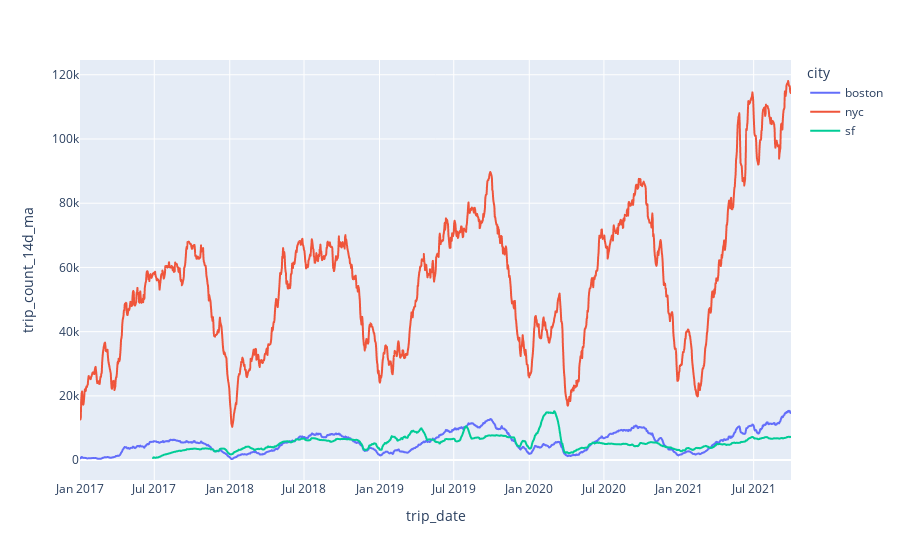

This figure's notebook cell:
### Code cell
fig = px.line(trip_data_group_by_date_pd_df, x="trip_date", y="trip_count_14d_ma", color='city')
fig.show()

### Figure 1 — Plotly figure (JSON) as saved in the notebook; plotly's stock layout.template omitted (floating-point values rounded to 4 significant figures; data arrays with more than 128 entries replaced by an {"elided": "..."} marker saying what was removed)
{"data": [{"hovertemplate": "city=boston<br>trip_date=%{x}<br>trip_count_14d_ma=%{y}<extra></extra>", "legendgroup": "boston", "line": {"color": "#636efa", "dash": "solid"}, "mode": "lines", "name": "boston", "showlegend": true, "type": "scattergl", "x": {"elided": "1732 str values"}, "xaxis": "x", "y": {"elided": "1732 float values"}, "yaxis": "y"}, {"hovertemplate": "city=nyc<br>trip_date=%{x}<br>trip_count_14d_ma=%{y}<extra></extra>", "legendgroup": "nyc", "line": {"color": "#EF553B", "dash": "solid"}, "mode": "lines", "name": "nyc", "showlegend": true, "type": "scattergl", "x": {"elided": "1729 str values"}, "xaxis": "x", "y": {"elided": "1729 float values"}, "yaxis": "y"}, {"hovertemplate": "city=sf<br>trip_date=%{x}<br>trip_count_14d_ma=%{y}<extra></extra>", "legendgroup": "sf", "line": {"color": "#00cc96", "dash": "solid"}, "mode": "lines", "name": "sf", "showlegend": true, "type": "scattergl", "x": {"elided": "1556 str values"}, "xaxis": "x", "y": {"elided": "1556 float values"}, "yaxis": "y"}], "layout": {"legend": {"title": {"text": "city"}, "tracegroupgap": 0}, "margin": {"t": 60}, "xaxis": {"anchor": "y", "domain": [0, 1], "title": {"text": "trip_date"}}, "yaxis": {"anchor": "x", "domain": [0, 1], "title": {"text": "trip_count_14d_ma"}}}}
